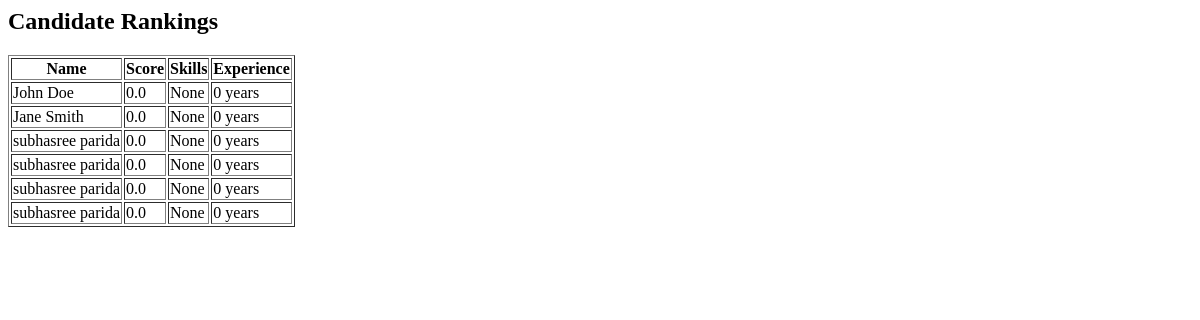
The page /api/candidate_list on the database as committed earlier.
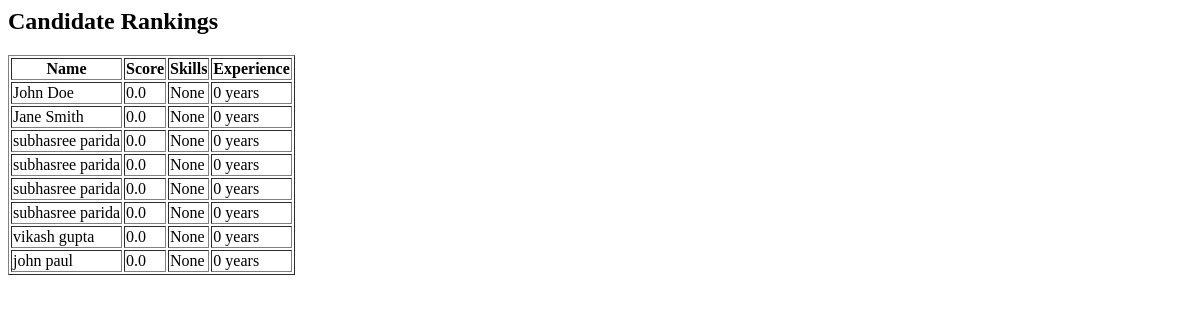
The same page on the database as committed later.
### recruitment/models.py (models this page shows, shortened)
class Candidate(models.Model):
    first_name = models.CharField(max_length=100)
    last_name = models.CharField(max_length=100)
    email = models.EmailField(unique=True)
    resume = models.FileField(upload_to='resumes/')
    job = models.ForeignKey(Job, on_delete=models.CASCADE)
    skills = models.TextField(blank=True, null=True)
    experience_years = models.IntegerField(default=0)
    score = models.FloatField(default=0.0)

### recruitment/views.py (the view)
# urls.py: path('candidate_list',candidate_list,name='candidate_list'),
def candidate_list(request):
    candidates = Candidate.objects.all().order_by('score')
    return render(request, 'candidate_list.html', {'candidates':candidates})

### templates/candidate_list.html
<h2>Candidate Rankings</h2>
<table border="1">
  <tr>
    <th>Name</th><th>Score</th><th>Skills</th><th>Experience</th>
  </tr>
  {% for candidate in candidates %}
  <tr>
    <td>{{ candidate.first_name }} {{ candidate.last_name }}</td>
    <td>{{ candidate.score }}</td>
    <td>{{ candidate.skills }}</td>
    <td>{{ candidate.experience_years }} years</td>
  </tr>
  {% endfor %}
</table>

Rows that differ between the two databases and show on the page:
added Candidate: first_name "vikash", last_name "gupta", score "0.0", skills "None", experience_years "0"
added Candidate: first_name "john", last_name "paul", score "0.0", skills "None", experience_years "0"
